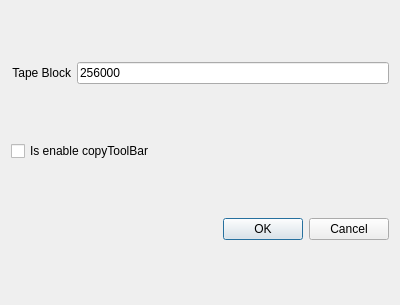
<?xml version="1.0" encoding="UTF-8"?>
<ui version="4.0">
 <class>DialogOption</class>
 <widget class="QDialog" name="DialogOption">
  <property name="geometry">
   <rect>
    <x>0</x>
    <y>0</y>
    <width>400</width>
    <height>305</height>
   </rect>
  </property>
  <property name="windowTitle">
   <string>Options</string>
  </property>
  <layout class="QGridLayout" name="gridLayout">
   <item row="0" column="0">
    <widget class="QLabel" name="label">
     <property name="text">
      <string>Tape Block</string>
     </property>
     <property name="alignment">
      <set>Qt::AlignRight|Qt::AlignTrailing|Qt::AlignVCenter</set>
     </property>
    </widget>
   </item>
   <item row="0" column="1">
    <widget class="QLineEdit" name="lineEditTapeBlock">
     <property name="text">
      <string>256000</string>
     </property>
    </widget>
   </item>
   <item row="1" column="0" colspan="2">
    <widget class="QCheckBox" name="checkBoxCopy">
     <property name="text">
      <string>Is enable copyToolBar</string>
     </property>
    </widget>
   </item>
   <item row="2" column="0" colspan="2">
    <widget class="QDialogButtonBox" name="buttonBox">
     <property name="orientation">
      <enum>Qt::Horizontal</enum>
     </property>
     <property name="standardButtons">
      <set>QDialogButtonBox::Cancel|QDialogButtonBox::Ok</set>
     </property>
    </widget>
   </item>
  </layout>
  <zorder>checkBoxCopy</zorder>
  <zorder>buttonBox</zorder>
  <zorder>lineEditTapeBlock</zorder>
  <zorder>label</zorder>
 </widget>
 <resources/>
 <connections>
  <connection>
   <sender>buttonBox</sender>
   <signal>accepted()</signal>
   <receiver>DialogOption</receiver>
   <slot>accept()</slot>
   <hints>
    <hint type="sourcelabel">
     <x>248</x>
     <y>254</y>
    </hint>
    <hint type="destinationlabel">
     <x>157</x>
     <y>274</y>
    </hint>
   </hints>
  </connection>
  <connection>
   <sender>buttonBox</sender>
   <signal>rejected()</signal>
   <receiver>DialogOption</receiver>
   <slot>reject()</slot>
   <hints>
    <hint type="sourcelabel">
     <x>316</x>
     <y>260</y>
    </hint>
    <hint type="destinationlabel">
     <x>286</x>
     <y>274</y>
    </hint>
   </hints>
  </connection>
 </connections>
</ui>
